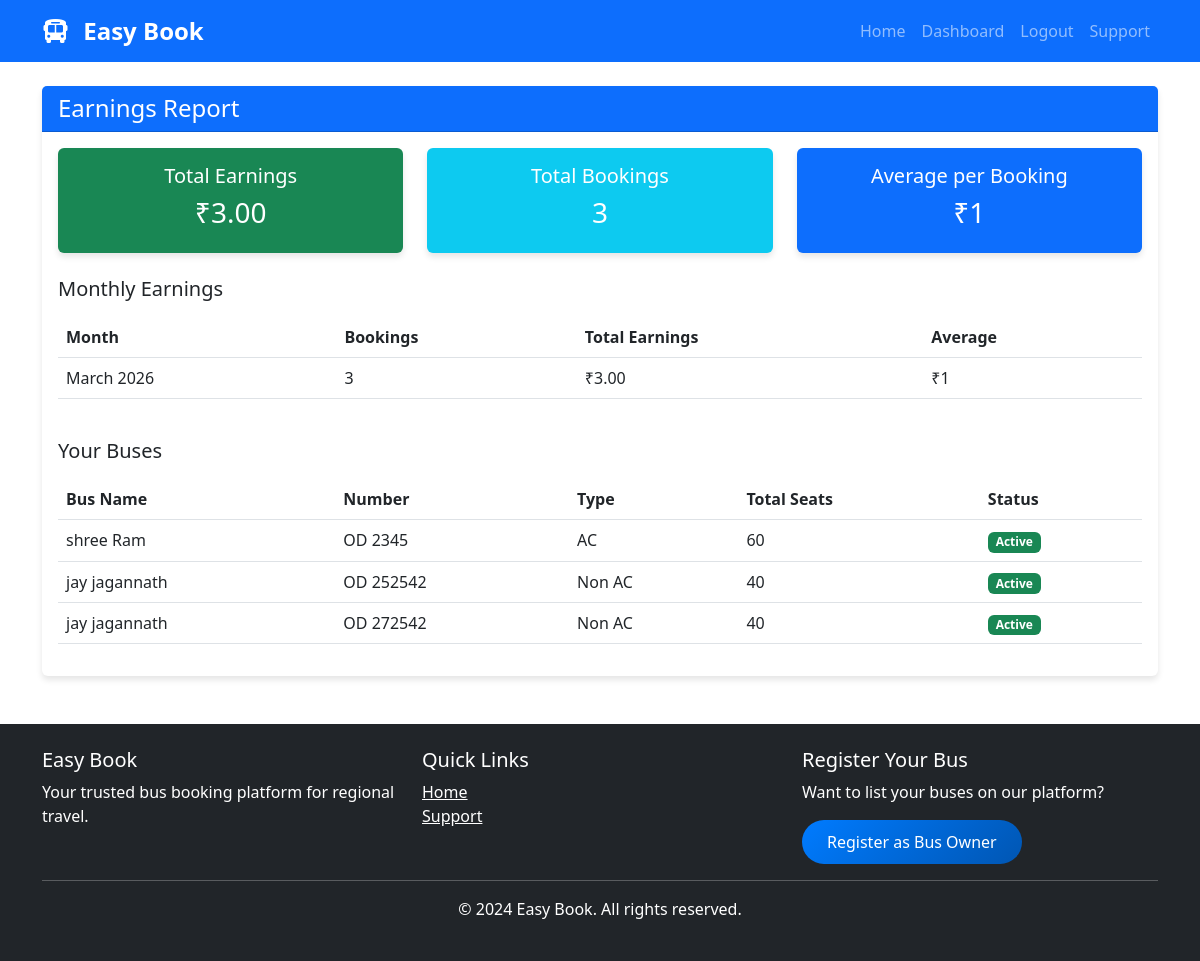
The page /bus-owner/earnings/ (signed in) on the database its author committed.
### easybook/apps/bus_owners/models.py (models this page shows, shortened)
class Bus(models.Model):
    BUS_TYPES = (
        ('ac', 'AC'),
        ('non_ac', 'Non AC'),
        ('sleeper', 'Sleeper'),
        ('seater', 'Seater'),
        ('ac_sleeper', 'AC Sleeper'),
        ('luxury', 'Luxury'),
    )
    BUS_LAYOUTS = (
        ('2x2', '2 x 2 (4 seats per row)'),
        ('2x1', '2 x 1 (3 seats per row)'),
        ('1x2', '1 x 2 (3 seats per row)'),
        ('sleeper_2x1', 'Sleeper 2 x 1'),
        ('sleeper_1x1', 'Sleeper 1 x 1'),
    )
    owner = models.ForeignKey(User, on_delete=models.CASCADE, limit_choices_to={'user_type': 'bus_owner'}, related_name='buses')
    bus_name = models.CharField(max_length=100)
    bus_type = models.CharField(max_length=20, choices=BUS_TYPES)
    bus_number = models.CharField(max_length=20, unique=True)
    total_seats = models.IntegerField()
    seat_layout = models.CharField(max_length=20, choices=BUS_LAYOUTS, default='2x2')
    amenities = models.TextField(help_text="AC, WiFi, Charging point, etc.", blank=True)
    bus_image = models.ImageField(upload_to='bus_images/', null=True, blank=True)
    is_active = models.BooleanField(default=True)
    created_at = models.DateTimeField(auto_now_add=True)
    updated_at = models.DateTimeField(auto_now=True)

### easybook/apps/bus_owners/views.py (the view)
# urls.py: path('earnings/', views.earnings_report, name='earnings'),
@login_required
def earnings_report(request):
    if request.user.user_type != 'bus_owner':
        messages.error(request, 'Access denied. Bus owner only.')
        return redirect('home')
    buses = Bus.objects.filter(owner=request.user)
    all_routes = Route.objects.filter(bus__in=buses)
    bookings = Booking.objects.filter(route__in=all_routes, status='confirmed')
    total_earnings = bookings.aggregate(Sum('total_amount'))['total_amount__sum'] or 0
    monthly_earnings = bookings.annotate(
        month=TruncMonth('booking_date')
    ).values('month').annotate(
        total=Sum('total_amount'),
        count=Count('id')
    ).order_by('month')
    context = {
        'total_earnings': total_earnings,
        'total_bookings': bookings.count(),
        'monthly_earnings': monthly_earnings,
        'buses': buses,
    }
    return render(request, 'bus_owner/earnings.html', context)

### templates/bus_owner/earnings.html (shortened to what this page needs)
{% extends 'base.html' %}
{% block content %}
<div class="container mt-4">
    <div class="row">
        <div class="col-12">
            <div class="card">
                <div class="card-header bg-primary text-white">
                    <h4 class="mb-0">Earnings Report</h4>
                </div>
                <div class="card-body">
                    <div class="row mb-4">
                        <div class="col-md-4">
                            <div class="card bg-success text-white">
                                <div class="card-body text-center">
                                    <h5>Total Earnings</h5>
                                    <h3>₹{{ total_earnings|floatformat:2 }}</h3>
                                </div>
                            </div>
                        </div>
                        <div class="col-md-4">
                            <div class="card bg-info text-white">
                                <div class="card-body text-center">
                                    <h5>Total Bookings</h5>
                                    <h3>{{ total_bookings }}</h3>
                                </div>
                            </div>
                        </div>
                        <div class="col-md-4">
                            <div class="card bg-primary text-white">
                                <div class="card-body text-center">
                                    <h5>Average per Booking</h5>
                                    <h3>₹{% widthratio total_earnings total_bookings 1 %}</h3>
                                </div>
                            </div>
                        </div>
                    </div>
                    <h5 class="mb-3">Monthly Earnings</h5>
                    <div class="table-responsive">
                        <table class="table table-hover">
                            <thead>
                                <tr>
                                    <th>Month</th>
                                    <th>Bookings</th>
                                    <th>Total Earnings</th>
                                    <th>Average</th>
                                </tr>
                            </thead>
                            <tbody>
                                {% for month in monthly_earnings %}
                                <tr>
                                    <td>{{ month.month|date:"F Y" }}</td>
                                    <td>{{ month.count }}</td>
                                    <td>₹{{ month.total|floatformat:2 }}</td>
                                    <td>₹{% widthratio month.total month.count 1 %}</td>
                                </tr>
                                {% empty %}
                                <tr>
                                    <td colspan="4" class="text-center">No earnings data available</td>
                                </tr>
                                {% endfor %}
                            </tbody>
                        </table>
                    </div>
                    <h5 class="mb-3 mt-4">Your Buses</h5>
                    <div class="table-responsive">
                        <table class="table table-hover">
                            <thead>
                                <tr>
                                    <th>Bus Name</th>
                                    <th>Number</th>
                                    <th>Type</th>
                                    <th>Total Seats</th>
                                    <th>Status</th>
                                </tr>
                            </thead>
                            <tbody>
                                {% for bus in buses %}
                                <tr>
                                    <td>{{ bus.bus_name }}</td>
                                    <td>{{ bus.bus_number }}</td>
                                    <td>{{ bus.get_bus_type_display }}</td>
                                    <td>{{ bus.total_seats }}</td>
                                    <td>
                                        {% if bus.is_active %}
                                            <span class="badge bg-success">Active</span>
                                        {% else %}
                                            <span class="badge bg-danger">Inactive</span>
                                        {% endif %}
                                    </td>
                                </tr>
                                {% empty %}
                                <tr>
                                    <td colspan="5" class="text-center">No buses added yet</td>
                                </tr>
                                {% endfor %}
                            </tbody>
                        </table>
                    </div>
                </div>
            </div>
        </div>
    </div>
</div>
{% endblock %}

### static/css/style.css (style rules this page uses)
:root { --primary-color: #007bff; --secondary-color: #6c757d; }
body { font-family: 'Segoe UI', Tahoma, Geneva, Verdana, sans-serif; min-height: 100vh; display: flex; flex-direction: column; }
.card { border: none; box-shadow: 0 4px 6px rgba(0,0,0,.1); transition: transform 0.3s ease; }

### rows shown on the page
Bus: bus_name "shree Ram", bus_number "OD 2345", bus_type "AC", total_seats "60", is_active "Active"
Bus: bus_name "jay jagannath", bus_number "OD 252542", bus_type "Non AC", total_seats "40", is_active "Active"
Bus: bus_name "jay jagannath", bus_number "OD 272542", bus_type "Non AC", total_seats "40", is_active "Active"

### other values the page prints
{{ total_earnings|floatformat:2 }} "3.00"
{{ total_bookings }} "3"
{{ month.month|date:"F Y" }} "March 2026"
{{ month.count }} "3"
{{ month.total|floatformat:2 }} "3.00"
